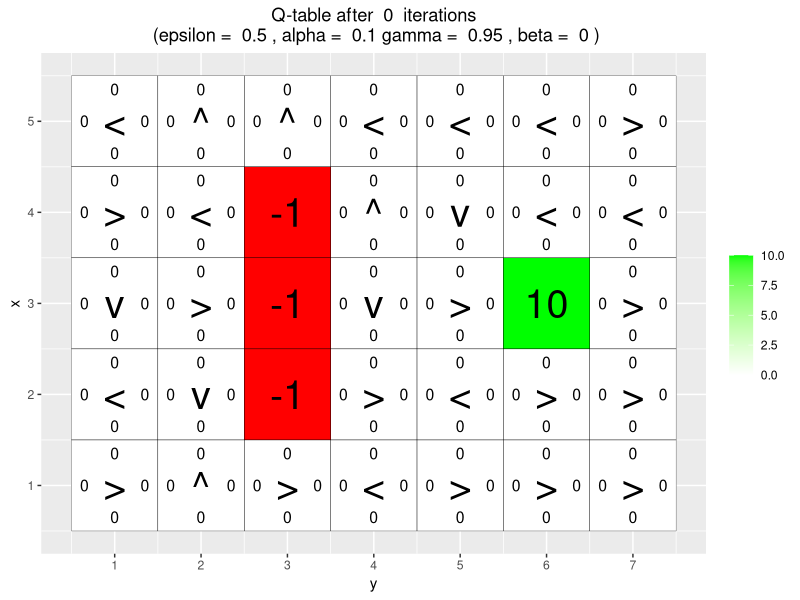
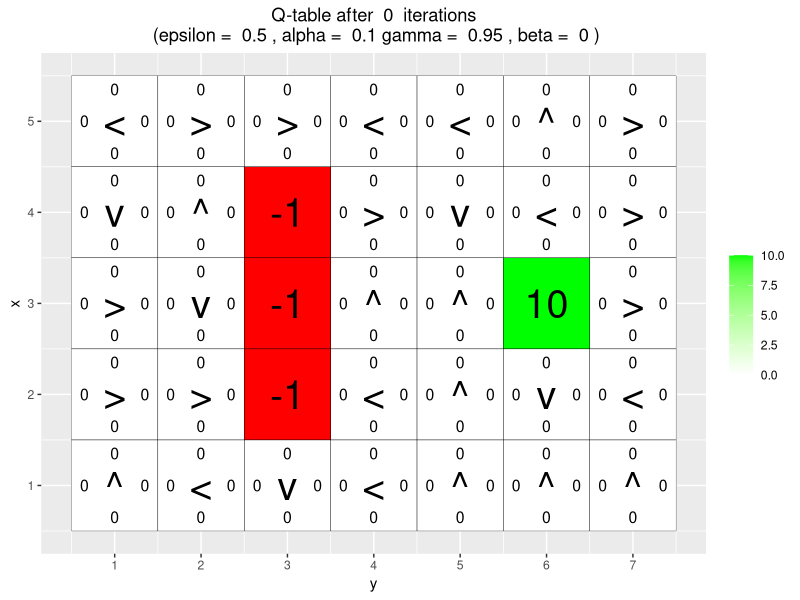
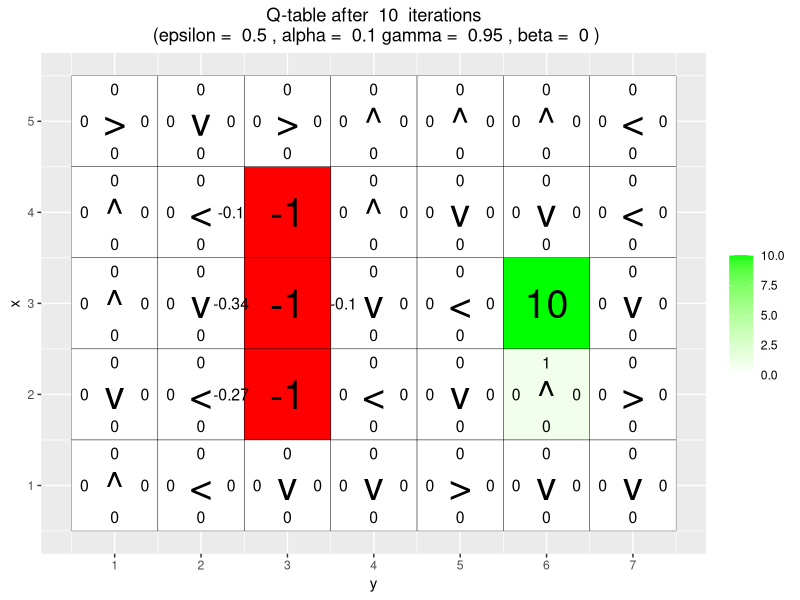
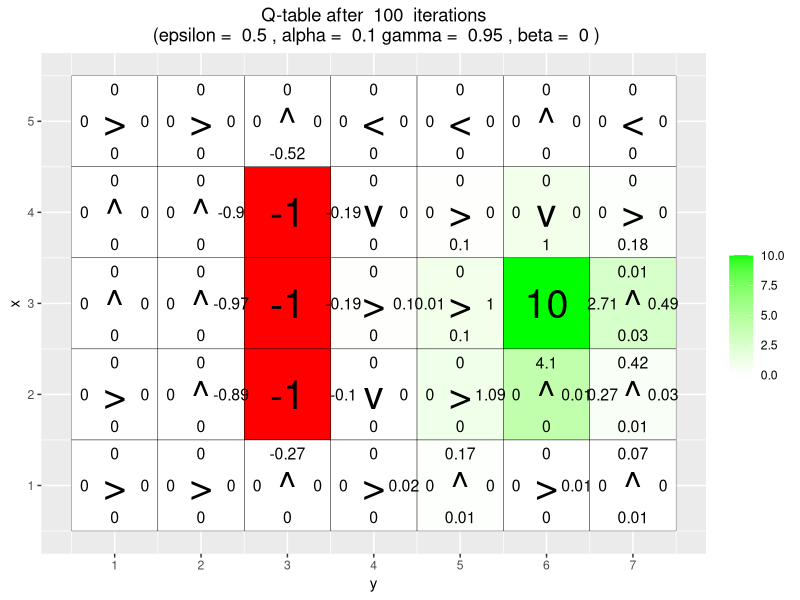
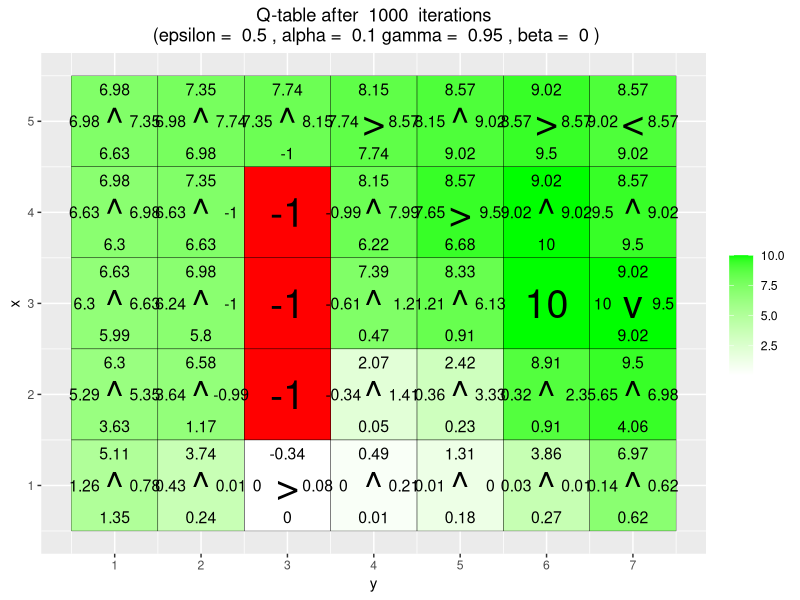
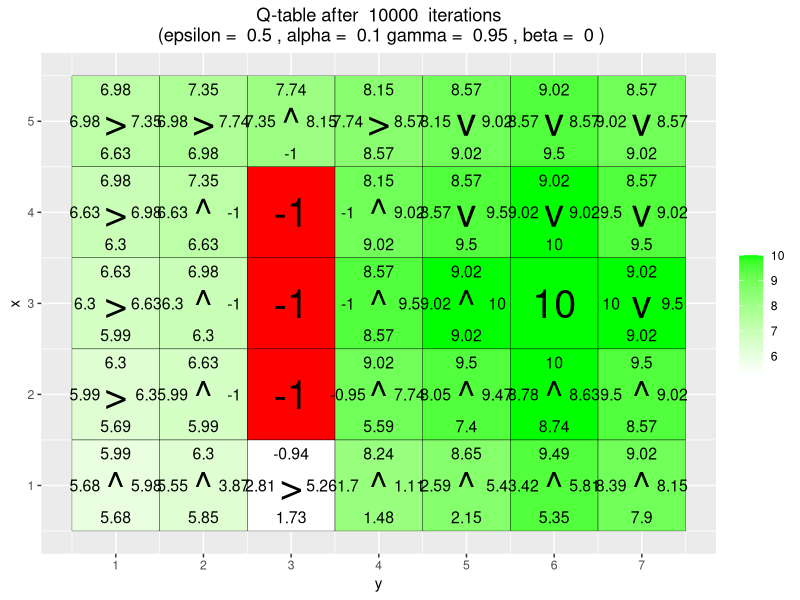
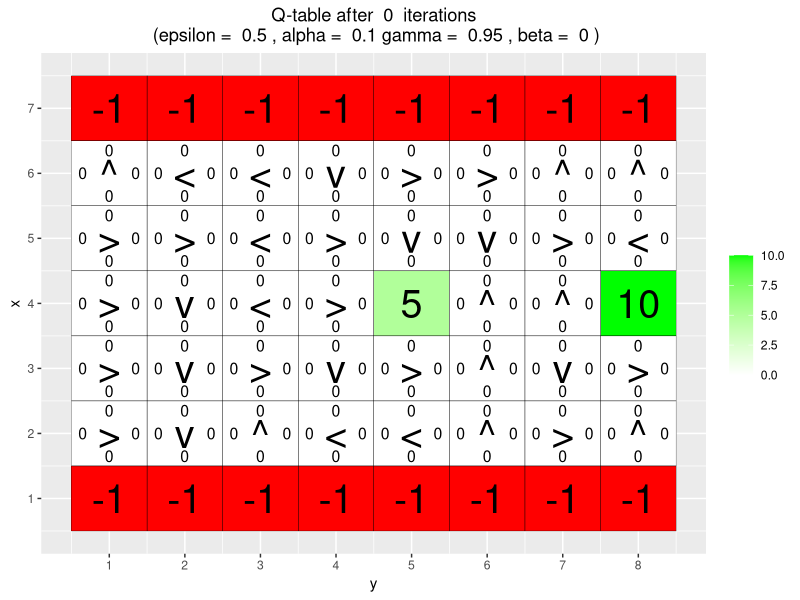
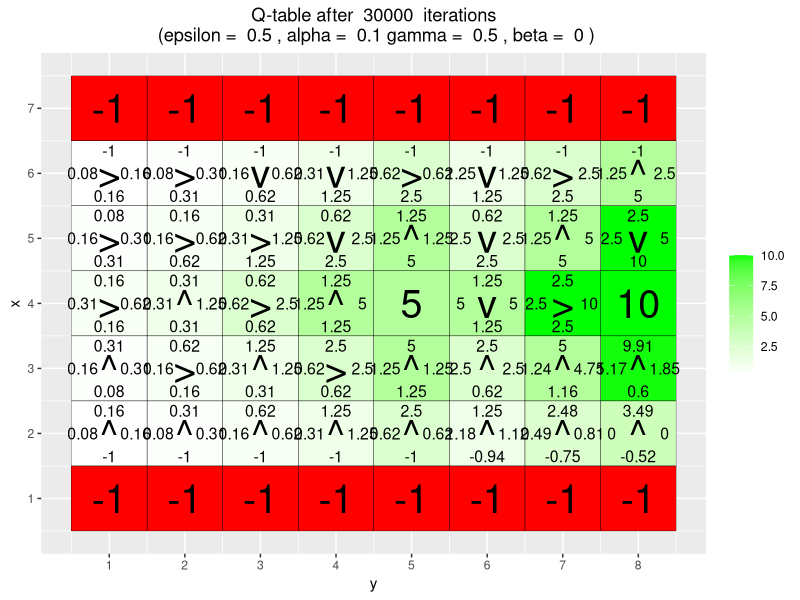

Recreate these plots in R, in order. (Note: a time limit stopped this script after it produced the figures.)
## ---- chunk 1
knitr::opts_chunk$set(echo = TRUE, message = FALSE, warning=FALSE, fig.width = 5, fig.height = 3, fig.align = 'center')

## ---- chunk 2
# install.packages("ggplot2")
# install.packages("vctrs")
library(knitr)
library(ggplot2)
## ---- chunk 3
# given code 
arrows <- c("^", ">", "v", "<")
action_deltas <- list(c(1,0), # up
                      c(0,1), # right
                      c(-1,0), # down
                      c(0,-1)) # left


vis_environment <- function(iterations=0, epsilon = 0.5, alpha = 0.1, gamma = 0.95, beta = 0){
  
  # Visualize an environment with rewards. 
  # Q-values for all actions are displayed on the edges of each tile.
  # The (greedy) policy for each state is also displayed.
  # 
  # Args:
  #   iterations, epsilon, alpha, gamma, beta (optional): for the figure title.
  #   reward_map (global variable): a HxW array containing the reward given at each state.
  #   q_table (global variable): a HxWx4 array containing Q-values for each state-action pair.
  #   H, W (global variables): environment dimensions.
  
  df <- expand.grid(x=1:H,y=1:W)
  foo <- mapply(function(x,y) ifelse(reward_map[x,y] == 0,q_table[x,y,1],NA),df$x,df$y)
  df$val1 <- as.vector(round(foo, 2))
  foo <- mapply(function(x,y) ifelse(reward_map[x,y] == 0,q_table[x,y,2],NA),df$x,df$y)
  df$val2 <- as.vector(round(foo, 2))
  foo <- mapply(function(x,y) ifelse(reward_map[x,y] == 0,q_table[x,y,3],NA),df$x,df$y)
  df$val3 <- as.vector(round(foo, 2))
  foo <- mapply(function(x,y) ifelse(reward_map[x,y] == 0,q_table[x,y,4],NA),df$x,df$y)
  df$val4 <- as.vector(round(foo, 2))
  foo <- mapply(function(x,y) 
    ifelse(reward_map[x,y] == 0,arrows[GreedyPolicy(x,y)],reward_map[x,y]),df$x,df$y)
  df$val5 <- as.vector(foo)
  foo <- mapply(function(x,y) ifelse(reward_map[x,y] == 0,max(q_table[x,y,]),
                                     ifelse(reward_map[x,y]<0,NA,reward_map[x,y])),df$x,df$y)
  df$val6 <- as.vector(foo)
  
  print(ggplot(df,aes(x = y,y = x)) +
          scale_fill_gradient(low = "white", high = "green", na.value = "red", name = "") +
          geom_tile(aes(fill=val6)) +
          geom_text(aes(label = val1),size = 4,nudge_y = .35,na.rm = TRUE) +
          geom_text(aes(label = val2),size = 4,nudge_x = .35,na.rm = TRUE) +
          geom_text(aes(label = val3),size = 4,nudge_y = -.35,na.rm = TRUE) +
          geom_text(aes(label = val4),size = 4,nudge_x = -.35,na.rm = TRUE) +
          geom_text(aes(label = val5),size = 10) +
          geom_tile(fill = 'transparent', colour = 'black') + 
          ggtitle(paste("Q-table after ",iterations," iterations\n",
                        "(epsilon = ",epsilon,", alpha = ",alpha,"gamma = ",gamma,", beta = ",beta,")")) +
          theme(plot.title = element_text(hjust = 0.5)) +
          scale_x_continuous(breaks = c(1:W),labels = c(1:W)) +
          scale_y_continuous(breaks = c(1:H),labels = c(1:H)))
  
}


transition_model <- function(x, y, action, beta){
  
  # Computes the new state after given action is taken. The agent will follow the action 
  # with probability (1-beta) and slip to the right or left with probability beta/2 each.
  # 
  # Args:
  #   x, y: state coordinates.
  #   action: which action the agent takes (in {1,2,3,4}).
  #   beta: probability of the agent slipping to the side when trying to move.
  #   H, W (global variables): environment dimensions.
  # 
  # Returns:
  #   The new state after the action has been taken.
  
  delta <- sample(-1:1, size = 1, prob = c(0.5*beta,1-beta,0.5*beta))
  final_action <- ((action + delta + 3) %% 4) + 1
  foo <- c(x,y) + unlist(action_deltas[final_action])
  foo <- pmax(c(1,1),pmin(foo,c(H,W)))
  
  return (foo)
}


## ---- chunk 4
# greedy function
GreedyPolicy <- function(x, y){
  
  # Get a greedy action for state (x,y) from q_table.
  #
  # Args:
  #   x, y: state coordinates.
  #   q_table (global variable): a HxWx4 array containing Q-values for each state-action pair.
  # 
  # Returns:
  #   An action, i.e. integer in {1,2,3,4}.
  
  # Your code here.
  max_actions <- which(q_table[x,y,]==max(q_table[x,y,])) # picking out all max values
  sample(max_actions,1) # Random if two actions are equally good in the table
}

# Epsilon greedy function
EpsilonGreedyPolicy <- function(x, y, epsilon){
  
  # Get an epsilon-greedy action for state (x,y) from q_table.
  #
  # Args:
  #   x, y: state coordinates.
  #   epsilon: probability of acting randomly.
  # 
  # Returns:
  #   An action, i.e. integer in {1,2,3,4}.
  
  # Your code here.
  if (runif(1)> 1-epsilon){
    GreedyPolicy(x,y) # best known action
  }
  else{
    sample(c(1,2,3,4),1) # random action
  }
  
}
## ---- chunk 5

H <- 5
W <- 7

reward_map <- matrix(0, nrow = H, ncol = W)
reward_map[3,6] <- 10
reward_map[2:4,3] <- -1

q_table <- array(0,dim = c(H,W,4))

vis_environment()

q_learning <- function(start_state, epsilon = 0.5, alpha = 0.1, gamma = 0.95, 
                       beta = 0){
  
  # Perform one episode of Q-learning. The agent should move around in the 
  # environment using the given transition model and update the Q-table.
  # The episode ends when the agent reaches a terminal state.
  # 
  # Args:
  #   start_state: array with two entries, describing the starting position of the agent.
  #   epsilon (optional): probability of acting randomly.
  #   alpha (optional): learning rate.
  #   gamma (optional): discount factor.
  #   beta (optional): slipping factor.
  #   reward_map (global variable): a HxW array containing the reward given at each state.
  #   q_table (global variable): a HxWx4 array containing Q-values for each state-action pair.
  # 
  # Returns:
  #   reward: reward received in the episode.
  #   correction: sum of the temporal difference correction terms over the episode.
  #   q_table (global variable): Recall that R passes arguments by value. So, q_table being
  #   a global variable can be modified with the superassigment operator <<-.
  
  # Your code here.

  x <- start_state[1]
  y <- start_state[2]
  episode_correction <- c()
  repeat{
    # Follow policy, execute action, get reward.
    
    action <-  EpsilonGreedyPolicy(x,y,epsilon)
    new_pos <- transition_model(x,y,action,beta)
    reward <- reward_map[new_pos[1], new_pos[2]]
    
    

    # correction
    corr <-(alpha*(reward + gamma *max(q_table[new_pos[1],new_pos[2],])-q_table[x,y,action] ))
    # Q-table update.
    q_table[x,y,action] <<- q_table[x,y,action] + corr
    # sum of corrections
    episode_correction <- c(episode_correction , corr)
    x <- new_pos[1]
    y <- new_pos[2]
    
    if(reward!=0)
      # End episode.
      return (c(reward,sum(episode_correction)))
  }
  
}




## ---- chunk 6
# Environment A (learning)

H <- 5
W <- 7

reward_map <- matrix(0, nrow = H, ncol = W)
reward_map[3,6] <- 10
reward_map[2:4,3] <- -1

q_table <- array(0,dim = c(H,W,4))

vis_environment()

for(i in 1:10000){
  foo <- q_learning(start_state = c(3,1))
  
  if(any(i==c(10,100,1000,10000)))
    vis_environment(i)
}

## ---- chunk 7
# Environment B (the effect of epsilon and gamma)

H <- 7
W <- 8

reward_map <- matrix(0, nrow = H, ncol = W)
reward_map[1,] <- -1
reward_map[7,] <- -1
reward_map[4,5] <- 5
reward_map[4,8] <- 10

q_table <- array(0,dim = c(H,W,4))

vis_environment()

MovingAverage <- function(x, n){
  
  cx <- c(0,cumsum(x))
  rsum <- (cx[(n+1):length(cx)] - cx[1:(length(cx) - n)]) / n
  
  return (rsum)
}

for(j in c(0.5,0.75,0.95)){
  q_table <- array(0,dim = c(H,W,4))
  reward <- NULL
  correction <- NULL
  
  for(i in 1:30000){
    foo <- q_learning(gamma = j, start_state = c(4,1))
    reward <- c(reward,foo[1])
    correction <- c(correction,foo[2])
  }
  
  vis_environment(i, gamma = j)
  plot(MovingAverage(reward,100),type = "l")
  plot(MovingAverage(correction,100),type = "l")
}

for(j in c(0.5,0.75,0.95)){
  q_table <- array(0,dim = c(H,W,4))
  reward <- NULL
  correction <- NULL
  
  for(i in 1:30000){
    foo <- q_learning(epsilon = 0.1, gamma = j, start_state = c(4,1))
    reward <- c(reward,foo[1])
    correction <- c(correction,foo[2])
  }
  
  vis_environment(i, epsilon = 0.1, gamma = j)
  plot(MovingAverage(reward,100),type = "l")
  plot(MovingAverage(correction,100),type = "l")
}
## ---- chunk 8

# Environment C (the effect of beta).

H <- 3
W <- 6

reward_map <- matrix(0, nrow = H, ncol = W)
reward_map[1,2:5] <- -1
reward_map[1,6] <- 10

q_table <- array(0,dim = c(H,W,4))

vis_environment()

for(j in c(0,0.2,0.4,0.66)){
  q_table <- array(0,dim = c(H,W,4))
  
  for(i in 1:10000)
    foo <- q_learning(gamma = 0.6, beta = j, start_state = c(1,1))
  
  vis_environment(i, gamma = 0.6, beta = j)
}
